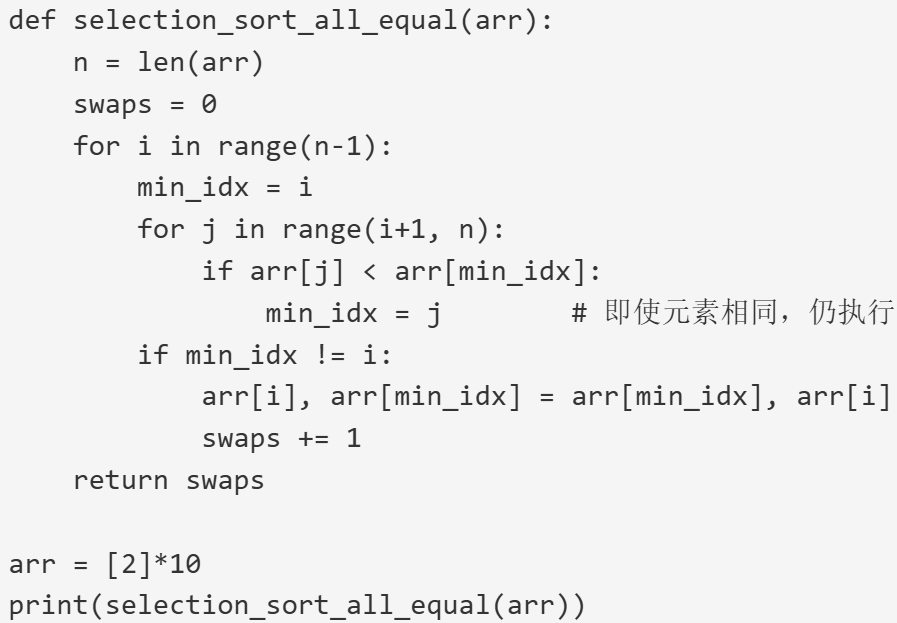
#> input picture imgs/img_3.png, 897 x 623 px
$ python OCR.py
#> lines starting #> are read from the running program, lines starting #| are printed output that depends on the picture
# 一个OCR文字识别
import cv2
import pytesseract

# 读取图片
img = cv2.imread(r'imgs/img_3.png')
#> img is the input picture: shape (623, 897, 3); min 51, max 245, mean 238.3

# 灰度化
gray = cv2.cvtColor(img, cv2.COLOR_BGR2GRAY)

# 二值化
ret, binary = cv2.threshold(gray, 127, 255, cv2.THRESH_BINARY_INV)
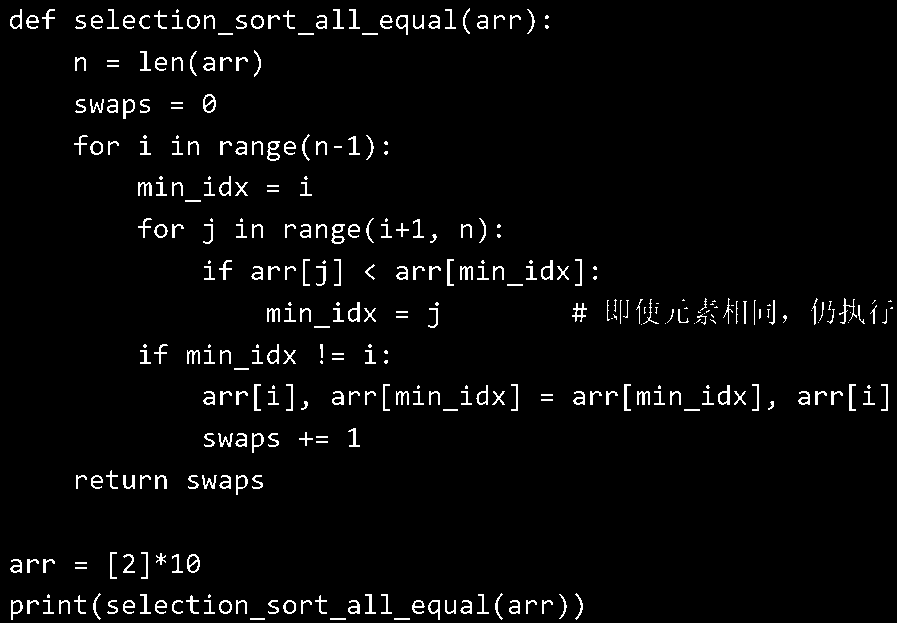
#> binary: shape (623, 897); 3.2% white in thin lines or dots

# 识别文字
#> (the run stopped early here; a loop or call above may not have finished)

$ run again, with imgs/img_1.png copied over imgs/img_3.png
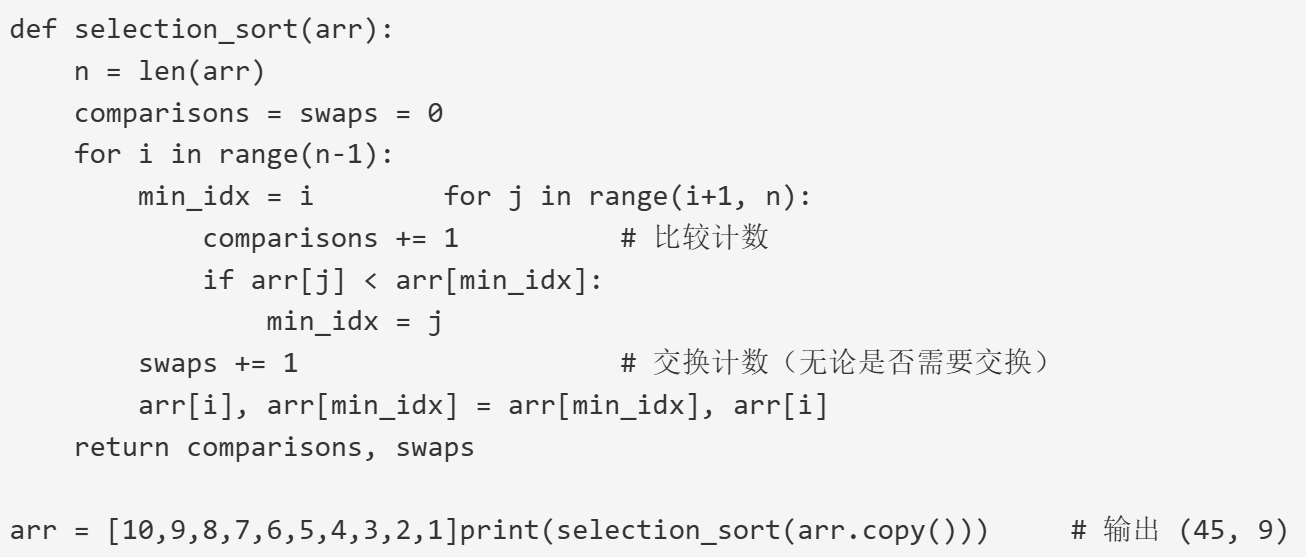
#> input picture imgs/img_1.png, 1306 x 557 px
#> img is the input picture: shape (557, 1306, 3); min 51, max 245, mean 238.8
#> `ret, binary = cv2.threshold(gray, 127, 255, cv2.THRESH_BINARY_INV)`:
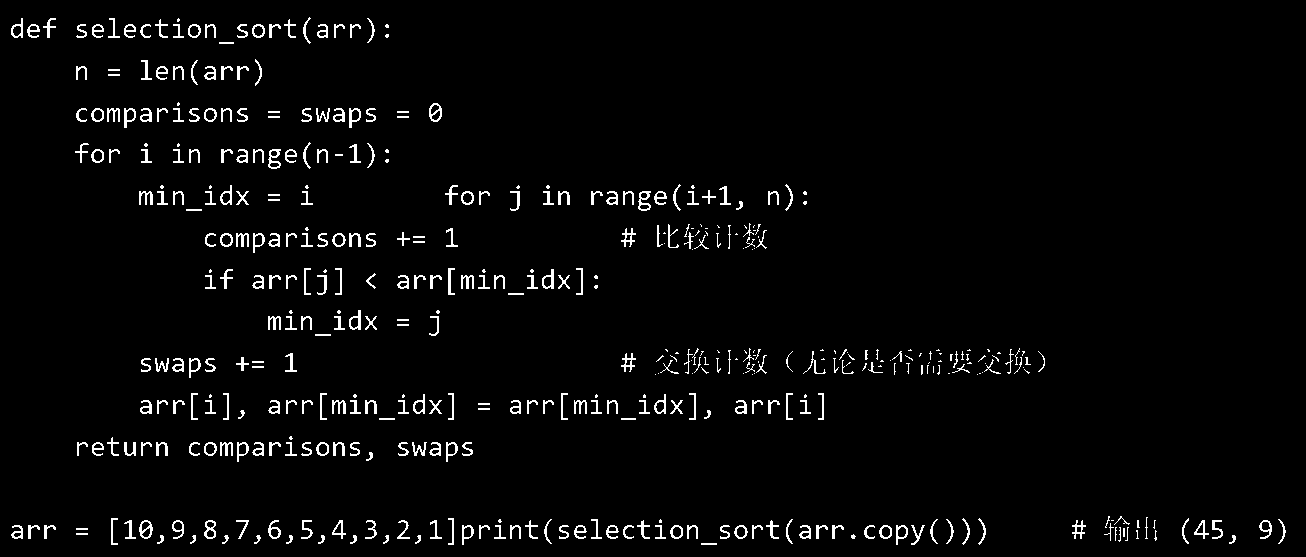
#> binary: shape (557, 1306); 3% white in thin lines or dots

$ run again, with imgs/img_2.png copied over imgs/img_3.png
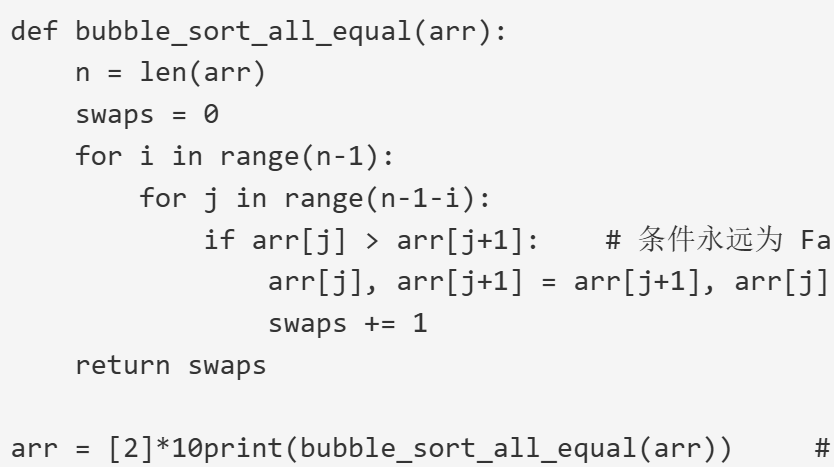
#> input picture imgs/img_2.png, 834 x 467 px
#> img is the input picture: shape (467, 834, 3); min 51, max 245, mean 237.3
#> `ret, binary = cv2.threshold(gray, 127, 255, cv2.THRESH_BINARY_INV)`:
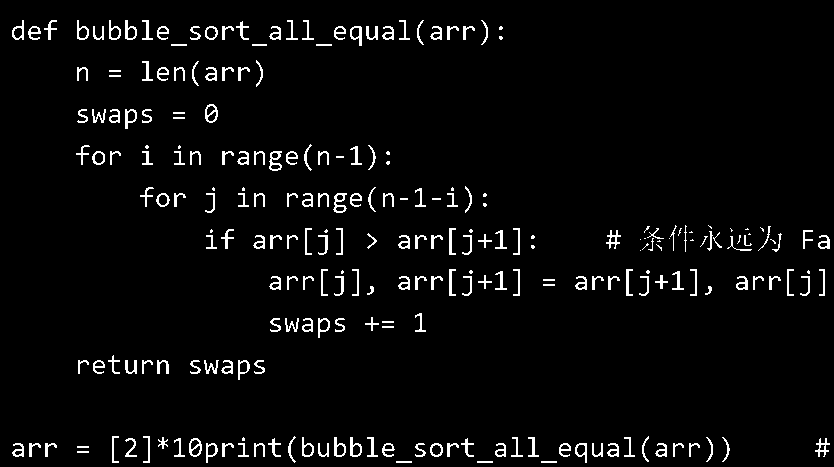
#> binary: shape (467, 834); 3.8% white in thin lines or dots

$ run again, with imgs/img.png copied over imgs/img_3.png
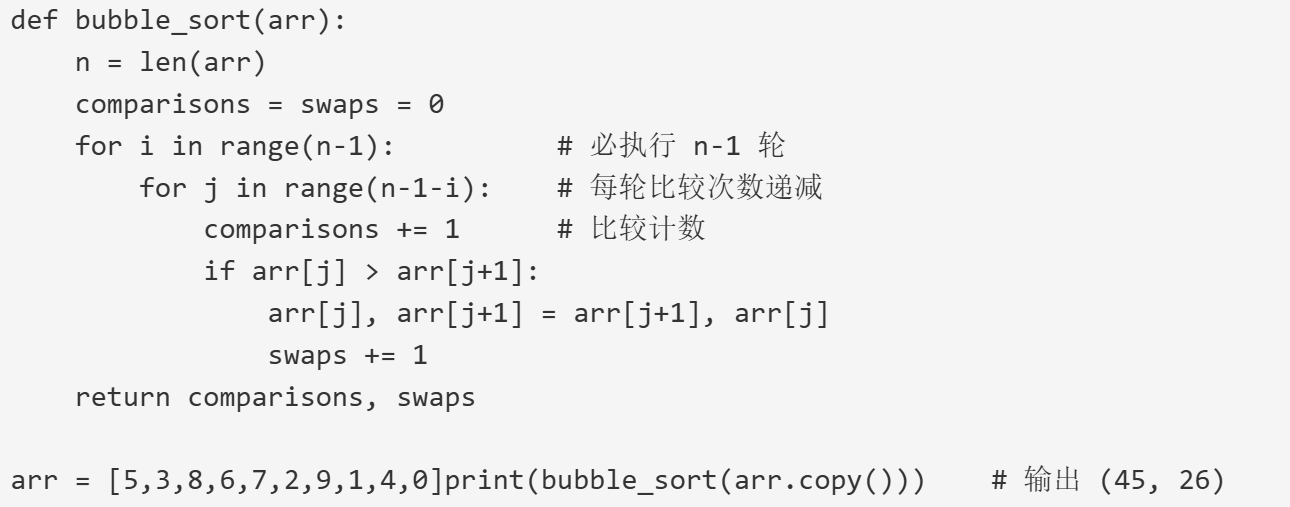
#> input picture imgs/img.png, 1290 x 507 px
#> img is the input picture: shape (507, 1290, 3); min 51, max 245, mean 238.8
#> `ret, binary = cv2.threshold(gray, 127, 255, cv2.THRESH_BINARY_INV)`:
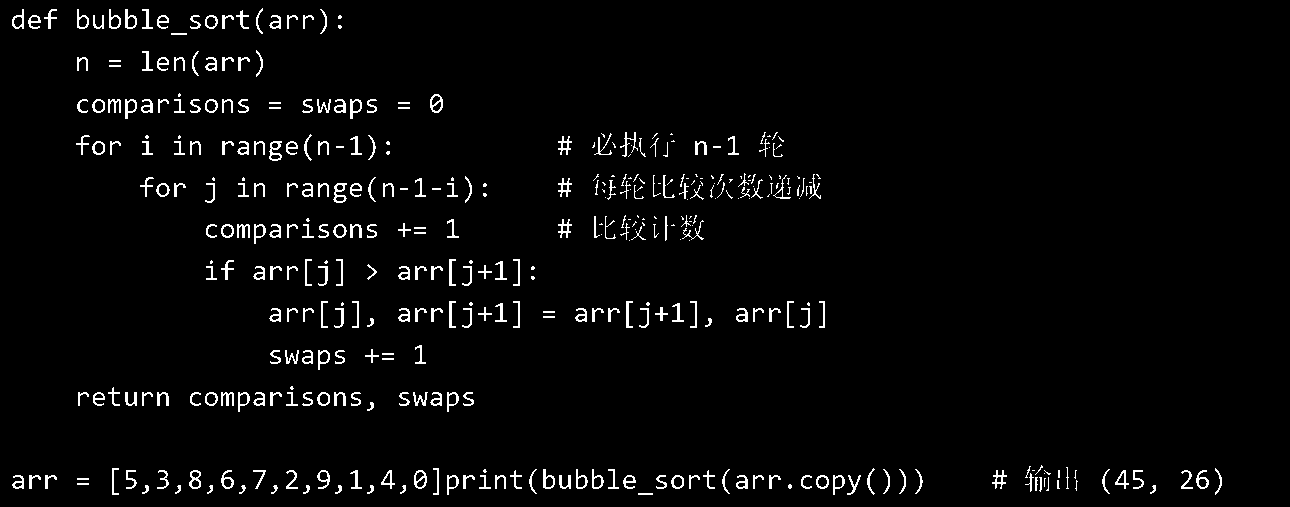
#> binary: shape (507, 1290); 3% white in thin lines or dots
